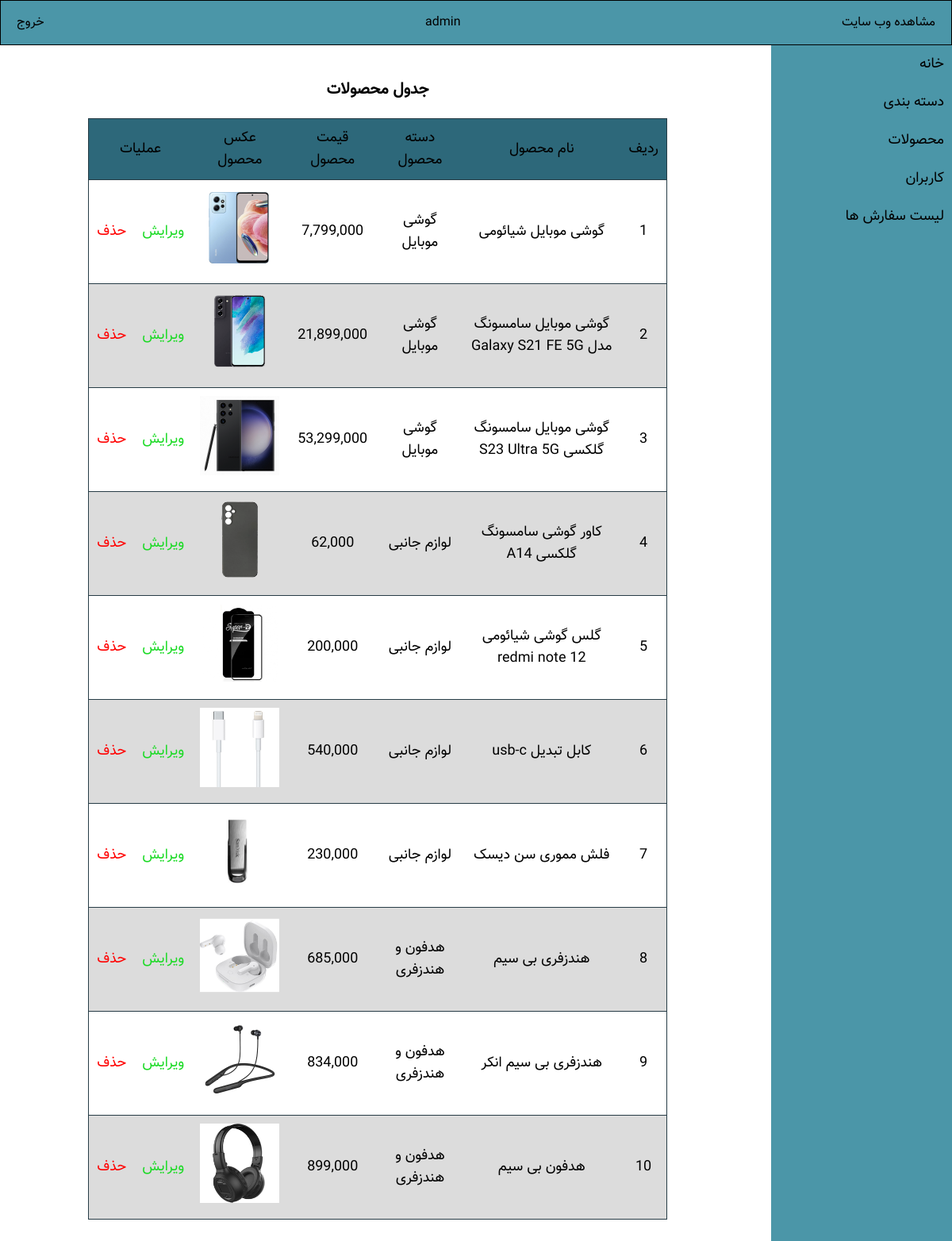
Screenshot of /admin/index.php?show-products (signed in) with the database file from the repository.
### tables this page shows
CREATE TABLE `products` (
  `id` int(11) NOT NULL,
  `name` varchar(50) NOT NULL,
  `summray` varchar(255) NOT NULL,
  `description` text NOT NULL,
  `price` int(11) NOT NULL,
  `image` text NOT NULL,
  `cat_id` int(11) NOT NULL
);

CREATE TABLE `categories` (
  `id` int(11) NOT NULL,
  `title` varchar(255) NOT NULL,
  `image` varchar(255) NOT NULL
);

### inc/functions.php (called while the page is built, shortened)
<?php
function showQuery($connection, $table)
{
    return mysqli_query($connection, "select * from $table");
}
function showOneQuery($connection, $table, $id)
{
    $query = mysqli_query($connection, "select * from $table where id = $id ");
    if (mysqli_num_rows($query) == 1) {
        return mysqli_fetch_assoc($query);
    }
}
?>

### admin/pages/products/index.php (the view, shortened to what this page needs)
<table class="table">
    <caption>جدول محصولات</caption>
    <thead class="text-center">
        <tr>
            <td>ردیف</td>
            <td>نام محصول</td>
            <td>دسته محصول</td>
            <td>قیمت محصول</td>
            <td>عکس محصول</td>
            <td colspan="3">عملیات</td>
        </tr>
    </thead>
    <tbody class="text-center">
        <?php
        $products = showQuery($connection, 'products');
        $i = 1;
        if (mysqli_num_rows($products) > 0) {
            while ($product = mysqli_fetch_array($products)) { ?>
                <tr>
                    <td><?php echo $i++ ?></td>
                    <td><?php echo $product['name'] ?></td>
                    <td>
                        <?php
                        $table = 'categories';
                        $id = $product['cat_id'];
                        $cat = showOneQuery($connection, $table, $id);
                        echo $cat['title'];
                        ?>
                    </td>
                    <td><?php echo number_format($product['price']) ?></td>
                    <td><img src="resources/images/products/<?php echo $product['image'] ?>" alt="" width="100" height="100"></td>
                    <td><a href="index.php?edit-product=<?php echo $product['id'] ?>" class="text-green">ویرایش</a></td>
                    <td><a href="actions.php?delete-product=<?php echo $product['id'] ?>" class="text-danger">حذف</a></td>
                </tr>
        <?php }
        } else {
            echo '<div>هیچ رکوردی در جدول ثبت نشده است</div>';
        } ?>
    </tbody>
</table>

### admin/index.php (shortened to what this page needs)
<?php
require_once('../inc/functions.php');
?>
<!DOCTYPE html>
<html lang="fa">
<head>
    <link rel="stylesheet" href="resources/css/style.css">
</head>
<body>
    <div class="container">
    <header>
            <a href="../" target="_blanck" class="show-web">مشاهده وب سایت</a href="">
            <?php
            if ($_SESSION['admin']) {
                echo '<p class="text-white">' . $_SESSION['admin'] . '</p>';
            }
            ?>
            <a href="index.php?logOut" class="logout">خروج</a>
        </header>
        <main>
            <aside>
                <nav>
                    <ul>
                             <li><a href="index.php?show-dashbord">خانه</a></li>
                             <li class="has-submenu"><a href="#">دسته بندی</a>
                        </li>
                        <li class="has-submenu"><a href="#">محصولات</a>
                        </li>
                        <li class="has-submenu"><a href="index.php?show-users">کاربران</a>
                        </li>
                        <li class="has-submenu"><a href="index.php?show-orders">لیست سفارش ها</a>
                        </li>
                    </ul>
                </nav>
            </aside>
            <section class="main">
                <?php
                 if (isset($_GET['show-dashbord'])) {
                    include_once('pages/dashbord/index.php');
                }
                else if (isset($_GET['show-category'])) {
                    include_once('pages/categories/index.php');
                } else if (isset($_GET['create-category'])) {
                    include_once('pages/categories/create.php');
                } else if (isset($_GET['edit-category'])) {
                    include_once('pages/categories/edit.php');
                } else if (isset($_GET['show-products'])) {
                    include_once('pages/products/index.php');
                } else if (isset($_GET['create-product'])) {
                    include_once('pages/products/create.php');
                } else if (isset($_GET['edit-product'])) {
                    include_once('pages/products/edit.php');
                } else if (isset($_GET['show-details-product'])) {
                    include_once('pages/products/details.php');
                } else if (isset($_GET['show-users'])) {
                    include_once('pages/users/index.php');
                } else if (isset($_GET['show-orders'])) {
                    include_once('pages/orders/index.php');
                }
                ?>
            </section>
        </main>
    </div>
</body>
</html>

### admin/resources/css/style.css (style rules this page uses)
body { font-family: vazir; direction: rtl; }
* { padding: 0; margin: 0; box-sizing: border-box; }
.container { width: 100%; margin: 0 auto; }
li { list-style: none; }
a { text-decoration: none; }
a { color: #000000; }
.text-danger { color:rgb(212, 16, 16) ; border-radius:5px ; text-align: center; color: #ff0000; }
.text-green { color: rgb(31, 214, 31); border-radius:5px ; text-align: center; color: #1bda25; }
.text-white { color:#000000; }
.text-center { text-align: center; margin-left: 100px; }
header { background-color: #4b96a8; padding: 10px; color:#f3f3f3; position: sticky; top: 0; left: 0; z-index: 10; width: 100%; display: flex; justify-content: space-between; align-items: center; border-style: solid; border-width: 1px; border-color: #000000; }
header a { display: inline-block; }
header .logout { padding: 5px 10px; border-radius: 10px; color: #000000; }
header .show-web { cursor: pointer; padding: 5px 10px; color: #000000; border-radius: 10px; }
main { display: flex; gap: 20px; min-height: 90vh; }
aside { width: 20%; background-color: #4b96a8; color: white; }
aside nav ul { display: flex; flex-direction: column; }
aside nav ul li a { font-size: 18px; display: inline-block; width: 100%; padding: 10px; transition: all .3s; }
.main { width: 80%; margin: 20px; }
.table tr:nth-child(even) { background-color: #dcdcdc; }
.table { width: 80%; border-collapse: collapse; margin: 20px auto 50px auto; direction:rtl; }
.table thead { background-color: #2d687a; }
.table td,th { border-bottom: 1px solid #273c46; }
.table caption { margin-bottom: 20px; font-size: 20px; font-weight: bold; }
.table tr { border: 1px solid #273c46; transition: all .3s; text-align: center; color:#000; font-size:18px; }
.table td { padding: 10px; }
.table img { object-fit: contain; }

### rows the page displays
products: name "گوشی موبایل شیائومی", cat.title "گوشی موبایل", price "7,799,000", image (picture)
products: name "گوشی موبایل سامسونگ مدل Galaxy S21 FE 5G", cat.title "گوشی موبایل", price "21,899,000", image (picture)
products: name "گوشی موبایل سامسونگ گلکسی S23 Ultra 5G", cat.title "گوشی موبایل", price "53,299,000", image (picture)
products: name "کاور گوشی سامسونگ گلکسی A14", cat.title "لوازم جانبی", price "62,000", image (picture)
products: name "گلس گوشی شیائومی redmi note 12", cat.title "لوازم جانبی", price "200,000", image (picture)
products: name "کابل تبدیل usb-c", cat.title "لوازم جانبی", price "540,000", image (picture)
products: name "فلش مموری سن دیسک", cat.title "لوازم جانبی", price "230,000", image (picture)
products: name "هندزفری بی سیم", cat.title "هدفون و هندزفری", price "685,000", image (picture)
products: name "هندزفری بی سیم انکر", cat.title "هدفون و هندزفری", price "834,000", image (picture)
products: name "هدفون بی سیم", cat.title "هدفون و هندزفری", price "899,000", image (picture)

### other values shown
$_SESSION['admin'] "admin"
